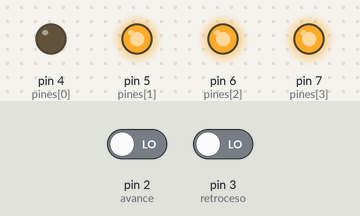
Bench run of a sketch on a simulated Arduino Uno, built with avr-gcc and run on an emulated ATmega328P. Parts: output pins drawn as LEDs (lit = HIGH). Inputs (shaded band) come from the test bench; at power-on: pin 2 (avance) LOW, pin 3 (retroceso) LOW. What the sketch prints to the serial monitor is not drawn.

Above: at 1.2 s.
1.3 s: pin 2 (avance) driven HIGH
Timing chart, 0 to 4.3 s (numbered marks = the images above; inputs shaded):
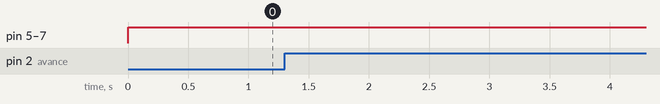

The sketch:

Parte4_practica4.ino
```cpp
/*
   Fundacion Kinal
   Centro educativo tecnico laboral Kinal
   Quinto perito
   Quinto electronica
   Codigo Tecnico: EB5AV
   Curso: Taller de electronica digital y reparacion de computadoras I
   Proyecto: Parte 4
   Dev: Profe. Alejandro Lopez Navas
   Fecha: 25 de abril
*/

#define avance 2
#define retroceso 3
#define configINPUT(pin) pinMode(pin, INPUT)
int a = 0;
int pines[4] = {4, 5, 6, 7};

void setup(){
  Serial.begin(9600);
  configINPUT(avance);
  configINPUT(retroceso);
  for(int p = 0; p < 4 ; p++){
    pinMode(pines[p], OUTPUT);
  }
}

void loop(){
  for(int b = 0; b < 10; b++){
    for(int c = 0; c < 4; c++){
      digitalWrite(pines[c], (b = c));
    }

  if(digitalRead(avance) == HIGH){
    Serial.println(a);
    delay(300);
    if(a < 99){
      a++;

    }
  }

  if(digitalRead(retroceso) == HIGH){
    Serial.println(a);
    delay(300);
    if(a > 0){
      a--;
    }
  }

    delay(20);
  }
}
```

Measured:
- after the input at 1.3 s, every drawn part: stays the same
